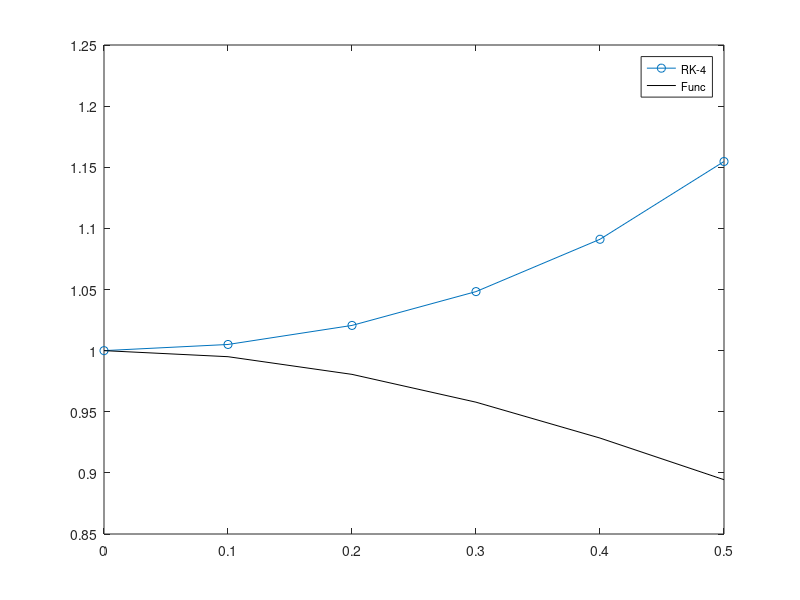

Write MATLAB code to recreate this figure.
% if you do not have enough theoretical knowledge on this subject,
% you can watch these videos
% [ENG]https://youtu.be/fll1HdYy6vk?si=7SnWnKIl_3hnqdeB
x0 = 0; y0 = 1; h = 0.1;
fxy = @(x, y) (x * y^3);
fg = @(x) ((1 ./ (1 + x^2)).^(1/2));

for i = 1:6
    n(i) = i;     x(i) = x0;     y(i) = y0;
    f(i) = fg(x0);
    
    k1(i) = fxy(x0, y0);
    k2(i) = fxy(x0 + h/2, y0 + (h/2) * k1(i));
    k3(i) = fxy(x0 + h/2, y0 + (h/2) * k2(i));
    k4(i) = fxy(x0 + h, y0 + h * k3(i));
    
    y0 = y0 + (h/6)*(k1(i) + 2*k2(i) + 2*k3(i) + k4(i));
    x0 = x0 + h;
end;

d = ['n' ' x' ' y' ' f' ' k1' ' k2' ' k3' ' k4'];
fprintf('  n\t x\t  y\t   f\t  k1\t  k2\t  k3\t  k4\n');
disp(d);
plot(x, y, 'o-', x, f, 'k');
et2 = legend('RK-4', 'Func'); set(et2, 'FontSize', 8);
